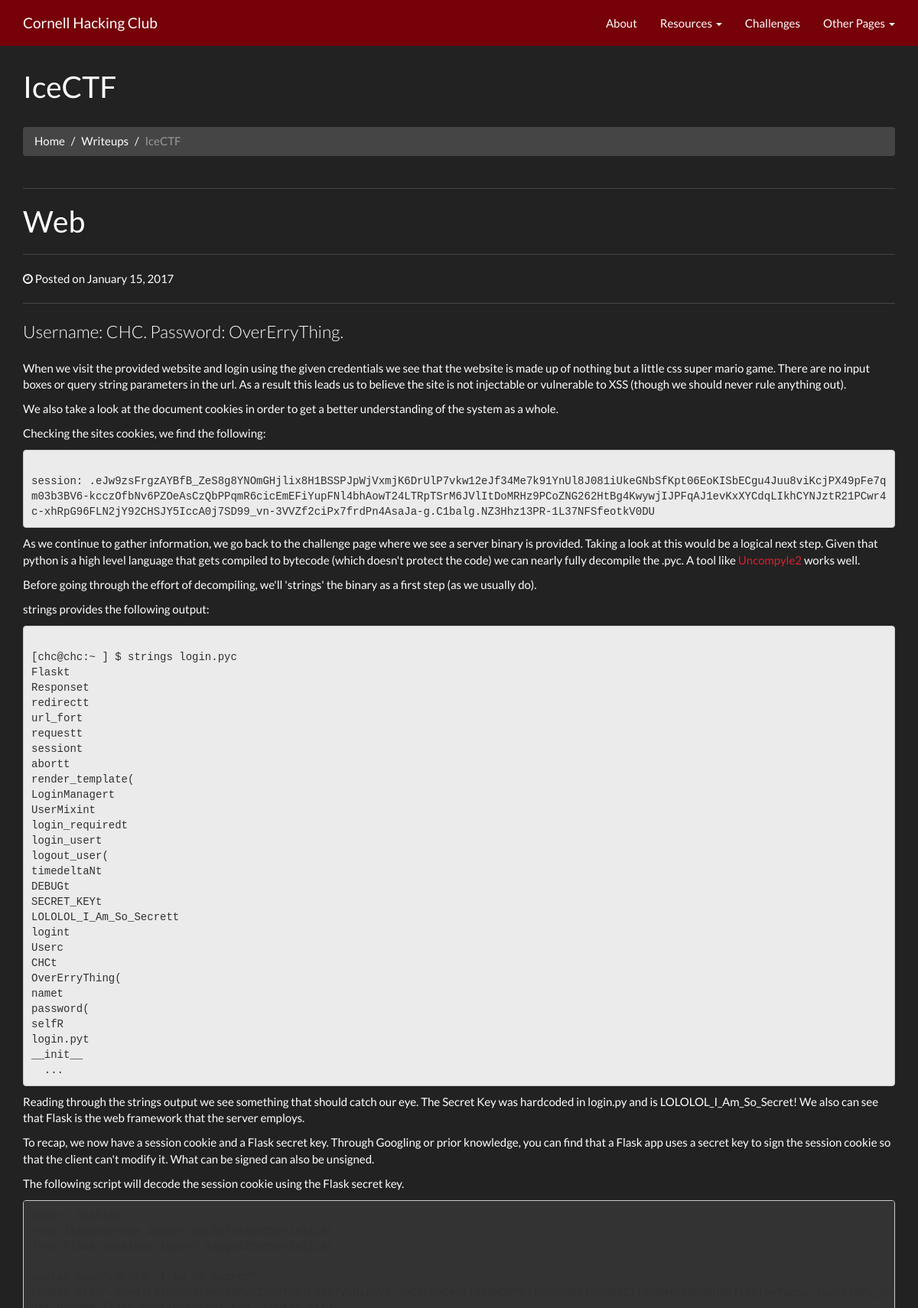
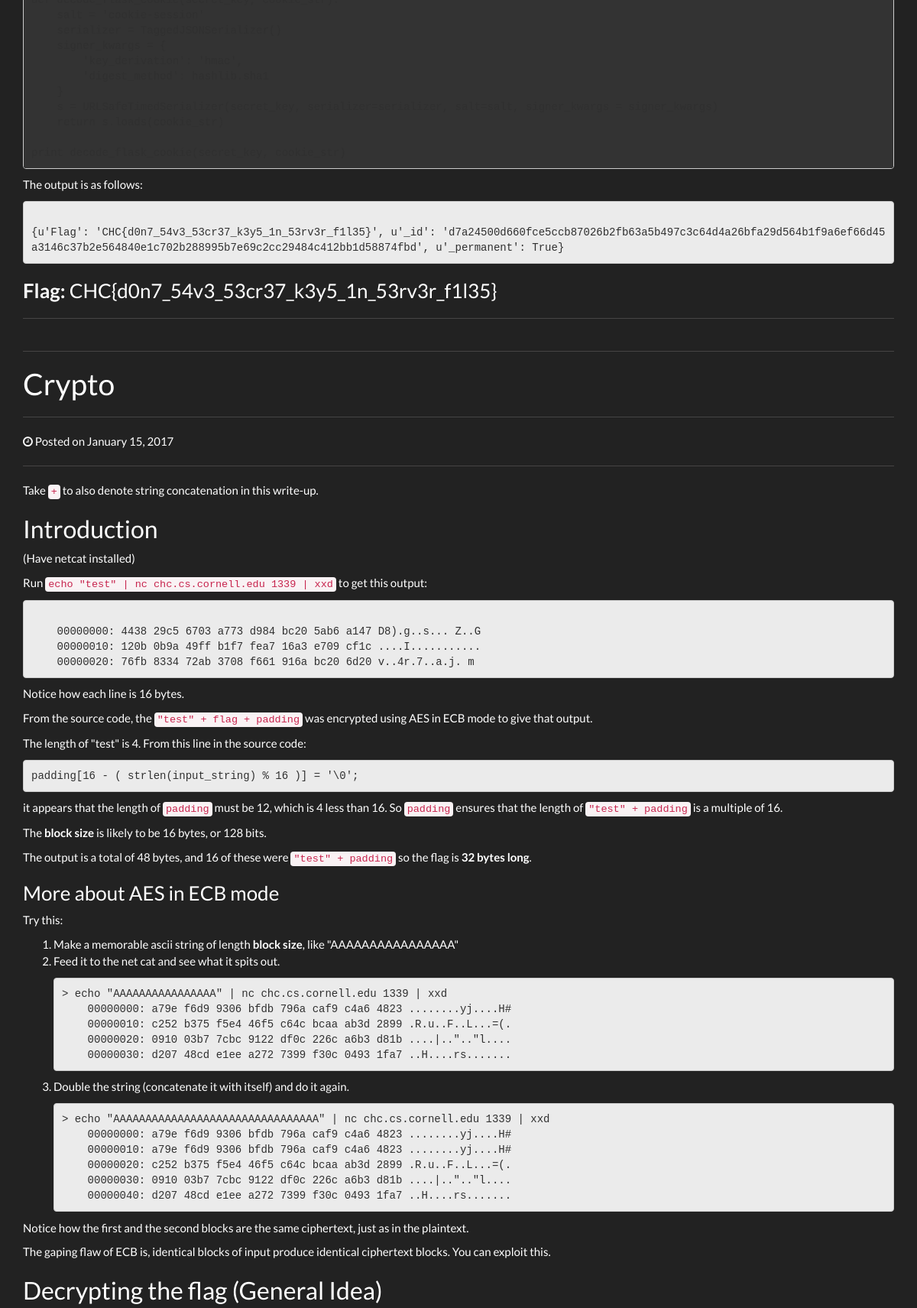
Screenshot of /writeups/3/ (upper part) with the database file from the repository (2 pictures, top to bottom).
### writeups/models.py (models this page shows, shortened)
class Writeups(models.Model):
    name_of_CTF = models.CharField(max_length=125)
    url_of_CTF = models.URLField()
    date_competed = models.CharField(max_length=125)
    place = models.IntegerField()
    out_of = models.IntegerField()
    description = models.TextField()
    writeup = models.TextField()
    updated = models.DateTimeField(auto_now=True, auto_now_add=False)
    timestamp = models.DateTimeField(auto_now=False, auto_now_add=True)

### writeups/views.py (the view)
# urls.py: url(r'^(?P<id>\d+)/$', writeups_detail, name="writeup"),
def writeups_detail(request, id):
    instance = get_object_or_404(Writeups, id=id)
    context = {
        "writeup": instance,
    }
    return render(request, "writeup.html", context)

### templates/writeup.html (shortened to what this page needs)
{% include "head.html" %}
<body>
{% include "header.html" %}
<div class="container">
    <div class="row">
        <div class="col-lg-12">
            <h1 class="page-header">{{ writeup.name_of_CTF }}
            </h1>
            <ol class="breadcrumb">
                <li><a href="{% url 'home' %}">Home</a>
                </li>
                <li><a href="{% url 'writeups' %}">Writeups</a></li>
                <li class="active">{{ writeup.name_of_CTF }}</li>
            </ol>
        </div>
    </div>
    <div class="row">
        <div class="col-lg-12">
            {{ writeup.writeup | safe }}
        </div>
</body>
</html>

### static/css/modern-business.css (style rules this page uses)
html, body { height: 100%; }
body { padding-top: 50px; }

### static/css/general.css (style rules this page uses)
pre.prettyprint { display: block; background-color: #333 }

### rows the page displays
Writeups: name_of_CTF "IceCTF", writeup "Web Posted on January 15, 2017 Username: CHC. Password: OverErryThing. When we visit the provided website and login using the given credentials we see that the website is made up of nothing but a little css super mario game. There are no input boxes or query string parameters in the url. As a result this leads us to believe the site is not injectable or vulnerable to XSS (though we should never rule anything out). We also take a look at the document cookies in order to get a better understanding of the system as a whole. Checking the sites cookies, we find the following: session:…"
